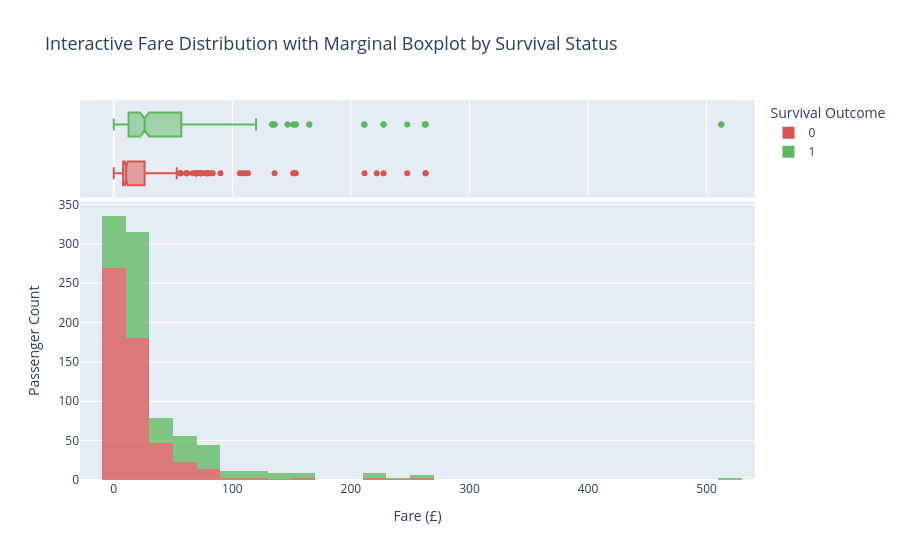

The notebook cell saved with this chart:
### Code cell
# 4. Interactive Fare Distribution (Histogram & Boxplot)
fig_fare = px.histogram(
    df,
    x='Fare',
    color='Survived',
    marginal='box',
    nbins=50,
    title='Interactive Fare Distribution with Marginal Boxplot by Survival Status',
    color_discrete_map={0: '#d9534f', 1: '#5cb85c'},
    opacity=0.75,
    labels={'Survived': 'Survival Outcome'}
)
fig_fare.update_layout(title_font=dict(size=18), xaxis_title="Fare (£)", yaxis_title="Passenger Count")

html_fare_path = os.path.join(viz_dir, 'fare_distribution.html')
fig_fare.write_html(html_fare_path)
print(f"Saved: {html_fare_path}")
fig_fare.show()

### Figure 1 — Plotly figure (JSON) as saved in the notebook; plotly's stock layout.template omitted (floating-point values rounded to 4 significant figures; data arrays with more than 128 entries replaced by an {"elided": "..."} marker saying what was removed)
{"data": [{"alignmentgroup": "True", "bingroup": "x", "hovertemplate": "Survival Outcome=0<br>Fare=%{x}<br>count=%{y}<extra></extra>", "legendgroup": "0", "marker": {"color": "#d9534f", "opacity": 0.75, "pattern": {"shape": ""}}, "name": "0", "nbinsx": 50, "offsetgroup": "0", "orientation": "v", "showlegend": true, "type": "histogram", "x": {"elided": "549 float values"}, "xaxis": "x", "yaxis": "y"}, {"alignmentgroup": "True", "hovertemplate": "Survival Outcome=0<br>Fare=%{x}<extra></extra>", "legendgroup": "0", "marker": {"color": "#d9534f"}, "name": "0", "notched": true, "offsetgroup": "0", "showlegend": false, "type": "box", "x": {"elided": "549 float values"}, "xaxis": "x2", "yaxis": "y2"}, {"alignmentgroup": "True", "bingroup": "x", "hovertemplate": "Survival Outcome=1<br>Fare=%{x}<br>count=%{y}<extra></extra>", "legendgroup": "1", "marker": {"color": "#5cb85c", "opacity": 0.75, "pattern": {"shape": ""}}, "name": "1", "nbinsx": 50, "offsetgroup": "1", "orientation": "v", "showlegend": true, "type": "histogram", "x": {"elided": "342 float values"}, "xaxis": "x", "yaxis": "y"}, {"alignmentgroup": "True", "hovertemplate": "Survival Outcome=1<br>Fare=%{x}<extra></extra>", "legendgroup": "1", "marker": {"color": "#5cb85c"}, "name": "1", "notched": true, "offsetgroup": "1", "showlegend": false, "type": "box", "x": {"elided": "342 float values"}, "xaxis": "x2", "yaxis": "y2"}], "layout": {"barmode": "relative", "legend": {"title": {"text": "Survival Outcome"}, "tracegroupgap": 0}, "title": {"font": {"size": 18}, "text": "Interactive Fare Distribution with Marginal Boxplot by Survival Status"}, "xaxis": {"anchor": "y", "domain": [0.0, 1.0], "title": {"text": "Fare (£)"}}, "xaxis2": {"anchor": "y2", "domain": [0.0, 1.0], "matches": "x", "showgrid": true, "showticklabels": false}, "yaxis": {"anchor": "x", "domain": [0.0, 0.7326], "title": {"text": "Passenger Count"}}, "yaxis2": {"anchor": "x2", "domain": [0.7426, 1.0], "matches": "y2", "showgrid": false, "showline": false, "showticklabels": false, "ticks": ""}}}
